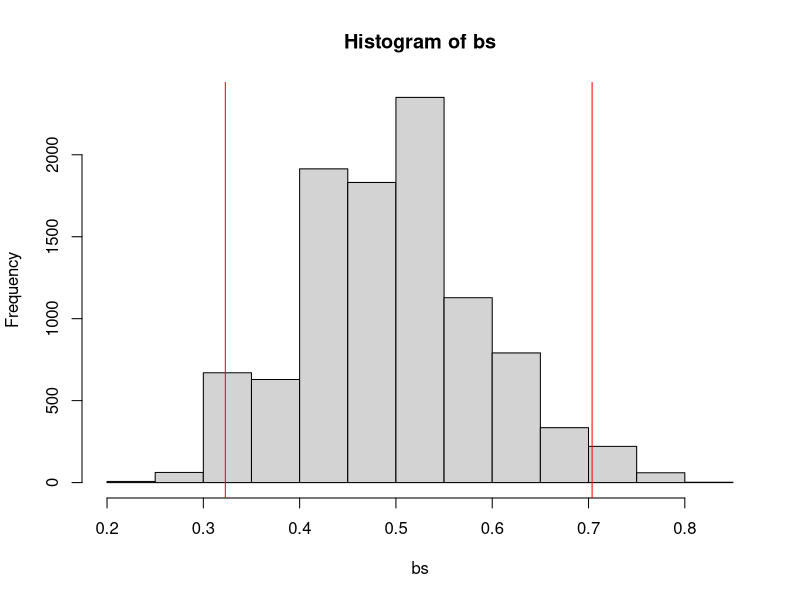

Here is the R script that generated this plot:
# The interquartile range (IQR) is the 75th percentile minus the 25th
# percentile and is a measure of spread.  Complete the function below that
# returns (as a numeric vector of length one) the IQR for data 'x'.
# [5 pts.]

iqr <- function(x) {
  q <- quantile(x, probs = c(0.25, 0.75))
  q[2] - q[1]
}


data <- c(0.9135,1.7965,0.5052,1.0776,0.7507,0.3114,0.834,0.2864,0.7088,
          1.0913,0.7971,0.3773,0.2546,0.2869,0.2759,1.0178,0.499,1.1363,
          0.5234,0.8101,1.3569,0.7134,0.1737,0.5188,0.7152,0.4638,0.7805,
          1.4817,1.0456,1.1129,0.2786,0.5022,0.6373,0.9177,0.5706,0.2636,
          0.69,0.3312,0.3708,0.2604,0.9143,0.72,0.799,0.8315,0.3099,0.4921,
          0.5891,0.2542,1.0999,0.7069)

# Compute the IQR for this data and provide a 95% confidence interval on the
# population IQR based on the bootstrap.

estimate <- iqr(data)
estimate

bs <- replicate(10000, iqr(sample(data, replace = TRUE)))
ci <- quantile(bs, probs = c(0.025, 0.975))
ci

# Plot confidence interval
hist(bs)
abline(v = ci, col = "red")

# If someone claimed that the IQR of the population from which this data was
# sampled is 0.25, what would you say about this claim?

# I'd say that the data doesn't support this claim because the confidence
# interval does not contain 0.25.
